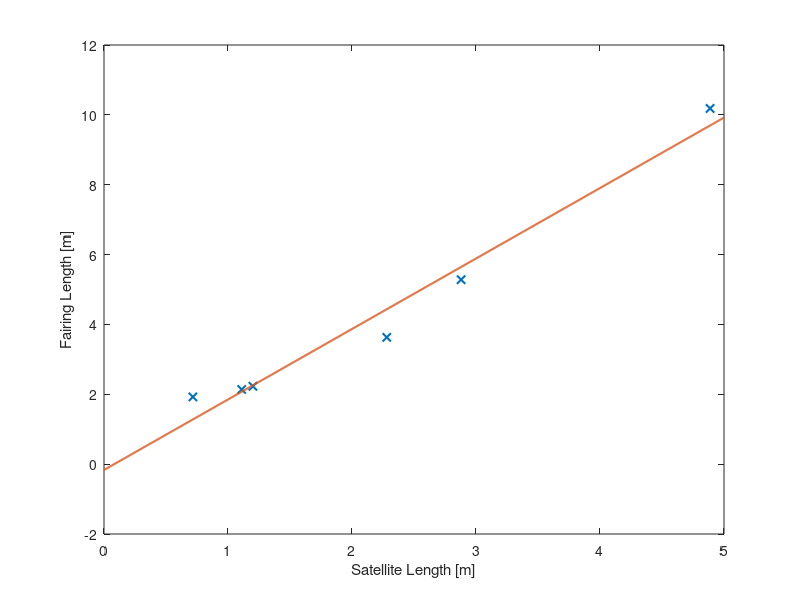
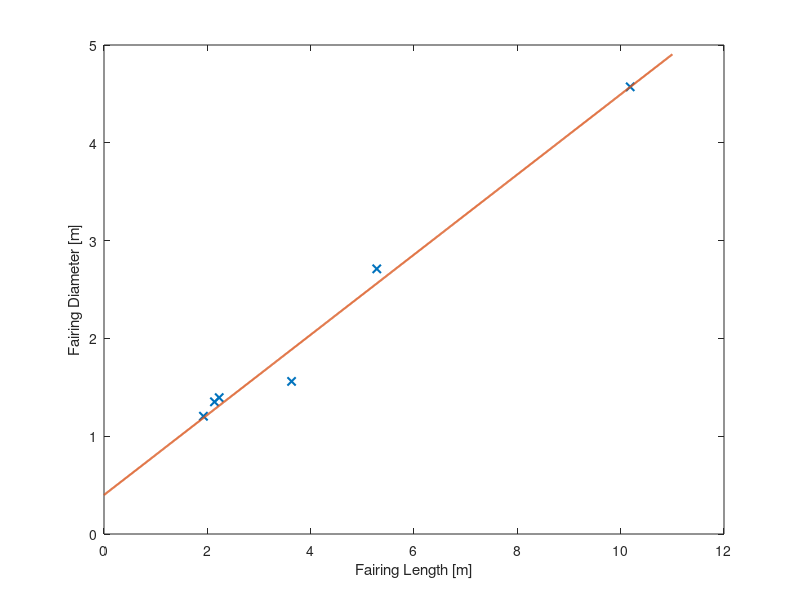

These figures' MATLAB source, in order:
clear; close; clc;
% -------------PARAMETRO DA VARIARE: DIAMETRO DEL SATELLITE----------------
% Ovviamente cambiando il diametro di base del satellite cambia il diametro del fairing
% va settato un valore plausibile (1 : 1.5 m circa)
diameterSat = 1.3; 

% dati:
density = 200; % s/c average density (0.2 g/cm^3)
mass = 400;    % Max Payload Mass [kg]

volumeSat = mass/density;
volumeIntFairing = 1.5*volumeSat; % DA CAPIRE OVERDIMENSIONAMENTO FAIRING
lengthSat = volumeSat/(pi*diameterSat^2 * 0.25);

%% LINEAR REGRESSION:
% Dati da lanciatori esistenti:
L_sat = [1.11; 0.717; 1.201; 2.28; 2.88; 4.888];
L_fair = [2.138; 1.9246; 2.230; 3.63; 2.88+1.524+0.876; 10.184];
D_fair = [1.152 + 0.2; 1.2036; 1.194 + 0.2; 1.36+0.2; 2.511+0.2; 4.572];


c1 = polyfit(L_sat, L_fair, 1);
L_sat_vec = linspace(0, 5, 1000);
L_fair_vec1 = polyval(c1, L_sat_vec);

c2 = polyfit(L_fair, D_fair, 1);
L_fair_vec2 = linspace(0, 11, 1000);
D_fair_vec = polyval(c2, L_fair_vec2);


figure(1)
plot(L_sat, L_fair, 'x', 'LineWidth', 1.5)
hold on
plot(L_sat_vec, L_fair_vec1, 'LineWidth', 1.5)
xlabel('Satellite Length [m]')
ylabel('Fairing Length [m]')


figure(2)
plot(L_fair, D_fair, 'x', 'LineWidth', 1.5)
hold on
plot(L_fair_vec2, D_fair_vec, 'LineWidth', 1.5)
xlabel('Fairing Length [m]')
ylabel('Fairing Diameter [m]')


%%
ourLsat = lengthSat;
ourLfairing = polyval(c1, ourLsat);
ourDfairing = polyval(c2, ourLfairing);

fprintf('Fairing Length: %.2f [m]\n', ourLfairing);
fprintf('Fairing Diameter: %.2f [m]\n', ourDfairing);
